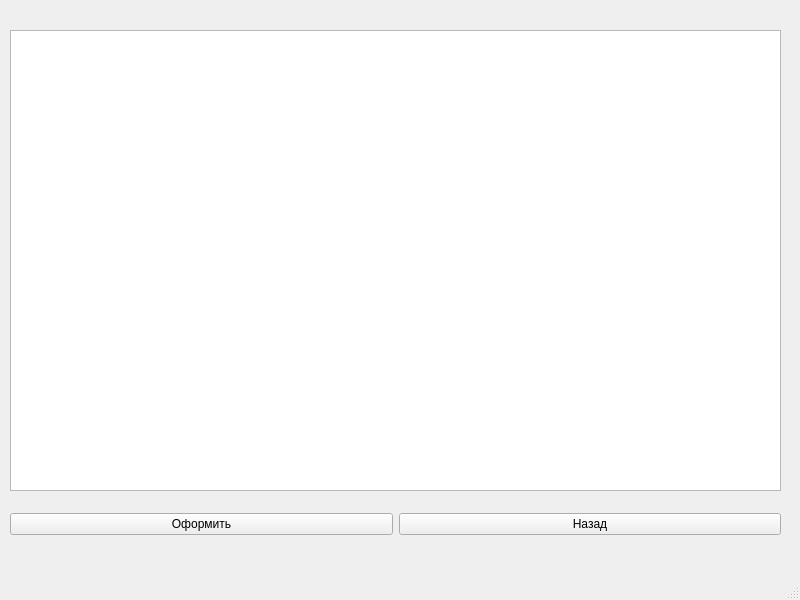
<?xml version="1.0" encoding="UTF-8"?>
<ui version="4.0">
 <class>MainWindow</class>
 <widget class="QMainWindow" name="MainWindow">
  <property name="geometry">
   <rect>
    <x>0</x>
    <y>0</y>
    <width>800</width>
    <height>600</height>
   </rect>
  </property>
  <property name="windowTitle">
   <string>Корзина</string>
  </property>
  <widget class="QWidget" name="centralwidget">
   <widget class="QTableWidget" name="tableWidget">
    <property name="geometry">
     <rect>
      <x>10</x>
      <y>30</y>
      <width>771</width>
      <height>461</height>
     </rect>
    </property>
   </widget>
   <widget class="QWidget" name="horizontalLayoutWidget">
    <property name="geometry">
     <rect>
      <x>10</x>
      <y>499</y>
      <width>771</width>
      <height>51</height>
     </rect>
    </property>
    <layout class="QHBoxLayout" name="horizontalLayout">
     <item>
      <widget class="QPushButton" name="pushButton">
       <property name="text">
        <string>Оформить</string>
       </property>
      </widget>
     </item>
     <item>
      <widget class="QPushButton" name="pushButton_2">
       <property name="text">
        <string>Назад</string>
       </property>
      </widget>
     </item>
    </layout>
   </widget>
  </widget>
  <widget class="QMenuBar" name="menubar">
   <property name="geometry">
    <rect>
     <x>0</x>
     <y>0</y>
     <width>800</width>
     <height>21</height>
    </rect>
   </property>
  </widget>
  <widget class="QStatusBar" name="statusbar"/>
 </widget>
 <resources/>
 <connections/>
</ui>
